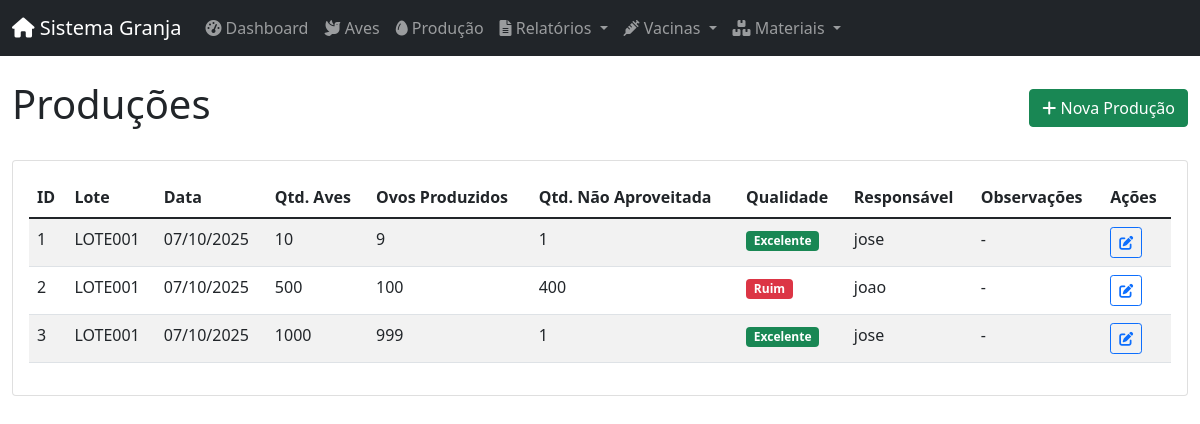
Page /producoes/ on the earlier database version.
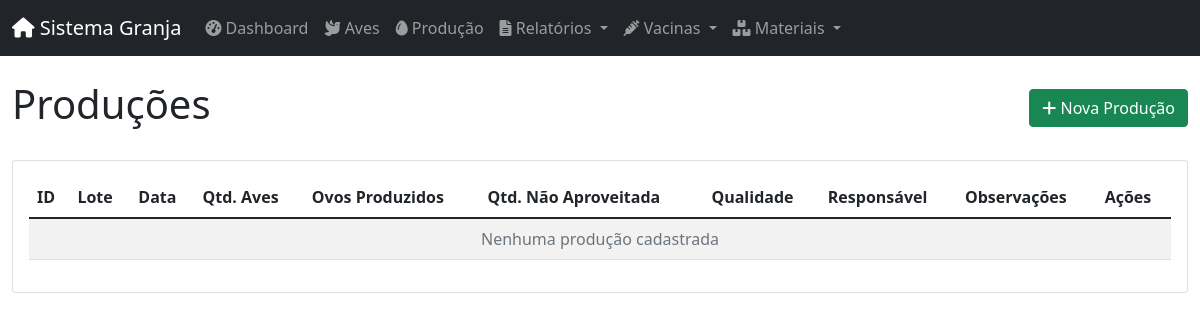
Same page on the later database version.
### app/models/database.py (models this page shows)
class BaseModel(Model):
    class Meta:
        database = db

class Producao(BaseModel):
    id_producao = AutoField()
    data_coleta = DateField()
    quantidade_ovos = IntegerField()
    quantidade_aves = IntegerField()
    qualidade_producao = CharField(max_length=50)
    producao_nao_aproveitada = IntegerField(default=0)
    id_lote = CharField(max_length=50)
    observacoes = TextField(null=True)
    responsavel = CharField(max_length=100)
    class Meta:
        table_name = 'producao'

### app/routes/producao_routes.py (the view)
@producao_web.route('/', methods=['GET'])
def listar():
    producoes = ProducaoController.listar_todos()
    producoes = sorted(producoes, key=lambda x: x.id_producao)
    return render_template('producao/listar.html', producoes=producoes)

### app/controllers/producao_controller.py (called while the page is built)
    @staticmethod
    def listar_todos() -> List[Producao]:
        return list(Producao.select().order_by(Producao.data_coleta.desc()))

### app/templates/producao/listar.html
{% extends "layouts/admin.html" %}
{% block content %}
<div class="container-fluid">
    <div class="d-flex justify-content-between align-items-center mb-4">
        <h1>Produções</h1>
        <a class="btn btn-success" href="{{ url_for('producao_web.criar') }}">
            <i class="fas fa-plus"></i> Nova Produção
        </a>
    </div>
    <div class="card">
        <div class="card-body">
            <div class="table-responsive">
                <table class="table table-striped">
                    <thead>
                        <tr>
                            <th>ID</th>
                            <th>Lote</th>
                            <th>Data</th>
                            <th>Qtd. Aves</th>
                            <th>Ovos Produzidos</th>
                            <th>Qtd. Não Aproveitada</th>
                            <th>Qualidade</th>
                            <th>Responsável</th>
                            <th>Observações</th>
                            <th>Ações</th>
                        </tr>
                    </thead>
                    <tbody>
                    {% for p in producoes %}
                        <tr>
                            <td>{{ p.id_producao }}</td>
                            <td>{{ p.id_lote }}</td>
                            <td>{{ p.data_coleta.strftime("%d/%m/%Y") }}</td>
                            <td>{{ p.quantidade_aves }}</td>
                            <td>{{ p.quantidade_ovos }}</td>
                            <td>{{ p.producao_nao_aproveitada }}</td>
                            <td>
                                {% set qualidade = p.qualidade_producao.lower() %}
                                {% if qualidade == 'excelente' %}
                                    <span class="badge bg-success">{{ p.qualidade_producao }}</span>
                                {% elif qualidade == 'bom' or qualidade == 'boa' %}
                                    <span class="badge bg-info">{{ p.qualidade_producao }}</span>
                                {% elif qualidade == 'regular' %}
                                    <span class="badge bg-warning">{{ p.qualidade_producao }}</span>
                                {% elif qualidade == 'ruim' %}
                                    <span class="badge bg-danger">{{ p.qualidade_producao }}</span>
                                {% else %}
                                    <span class="badge bg-secondary">{{ p.qualidade_producao }}</span>
                                {% endif %}
                            </td>
                            <td>{{ p.responsavel }}</td>
                            <td>{{ p.observacoes or "-" }}</td>
                            <td>
                                <div class="btn-group btn-group-sm">
                                    <a class="btn btn-outline-primary"
                                       href="{{ url_for('producao_web.editar', producao_id=p.id_producao) }}"
                                       title="Editar">
                                        <i class="fas fa-edit"></i>
                                    </a>
                                </div>
                            </td>
                        </tr>
                    {% else %}
                        <tr>
                            <td colspan="10" class="text-center text-muted">
                                Nenhuma produção cadastrada
                            </td>
                        </tr>
                    {% endfor %}
                    </tbody>
                </table>
            </div>
        </div>
    </div>
</div>
{% endblock %}

### app/templates/layouts/admin.html (shortened to what this page needs)
<!DOCTYPE html>
<html lang="pt-br">
<head>
    <link href="https://cdn.jsdelivr.net/npm/bootstrap@5.1.3/dist/css/bootstrap.min.css" rel="stylesheet">
    <link href="https://cdnjs.cloudflare.com/ajax/libs/font-awesome/6.0.0/css/all.min.css" rel="stylesheet">
</head>
<body>
    <nav class="navbar navbar-expand-lg navbar-dark bg-dark">
        <div class="container-fluid">
            <a class="navbar-brand" href="{{ url_for('dashboard.index') }}">
                <i class="fas fa-home"></i> Sistema Granja
            </a>
            <div class="collapse navbar-collapse" id="navbarNav">
                <ul class="navbar-nav me-auto">
                    <li class="nav-item">
                        <a class="nav-link" href="{{ url_for('dashboard.index') }}">
                            <i class="fas fa-tachometer-alt"></i> Dashboard
                        </a>
                    </li>
                    <li class="nav-item">
                        <a class="nav-link" href="{{ url_for('aves.listar') }}">
                            <i class="fas fa-dove"></i> Aves
                        </a>
                    </li>
                    <li class="nav-item">
                        <a class="nav-link" href="{{ url_for('producao_web.listar') }}">
                            <i class="fas fa-egg"></i> Produção
                        </a>
                    </li>
                    <li class="nav-item dropdown">
                        <a class="nav-link dropdown-toggle" href="#" id="relatoriosDropdown" role="button" data-bs-toggle="dropdown" aria-expanded="false">
                            <i class="fas fa-file-alt"></i> Relatórios
                        </a>
                    </li>
                    <li class="nav-item dropdown">
                        <a class="nav-link dropdown-toggle" href="#" role="button" data-bs-toggle="dropdown">
                            <i class="fas fa-syringe"></i> Vacinas
                        </a>
                    </li>
                    <li class="nav-item dropdown">
                        <a class="nav-link dropdown-toggle" href="#" role="button" data-bs-toggle="dropdown">
                            <i class="fas fa-boxes"></i> Materiais
                        </a>
                    </li>
                </ul>
            </div>
        </div>
    </nav>
    <main class="py-4">
        {% block content %}{% endblock %}
    </main>
</body>
</html>

Differences in the rows shown:
removed Producao: id_producao "1", id_lote "LOTE001", data_coleta "07/10/2025", quantidade_aves "10", quantidade_ovos "9", producao_nao_aproveitada "1", qualidade_producao "Excelente", responsavel "jose", observacoes "-"
removed Producao: id_producao "2", id_lote "LOTE001", data_coleta "07/10/2025", quantidade_aves "500", quantidade_ovos "100", producao_nao_aproveitada "400", qualidade_producao "Ruim", responsavel "joao", observacoes "-"
removed Producao: id_producao "3", id_lote "LOTE001", data_coleta "07/10/2025", quantidade_aves "1000", quantidade_ovos "999", producao_nao_aproveitada "1", qualidade_producao "Excelente", responsavel "jose", observacoes "-"
Other differences:
text now shown: "Nenhuma produção cadastrada"
